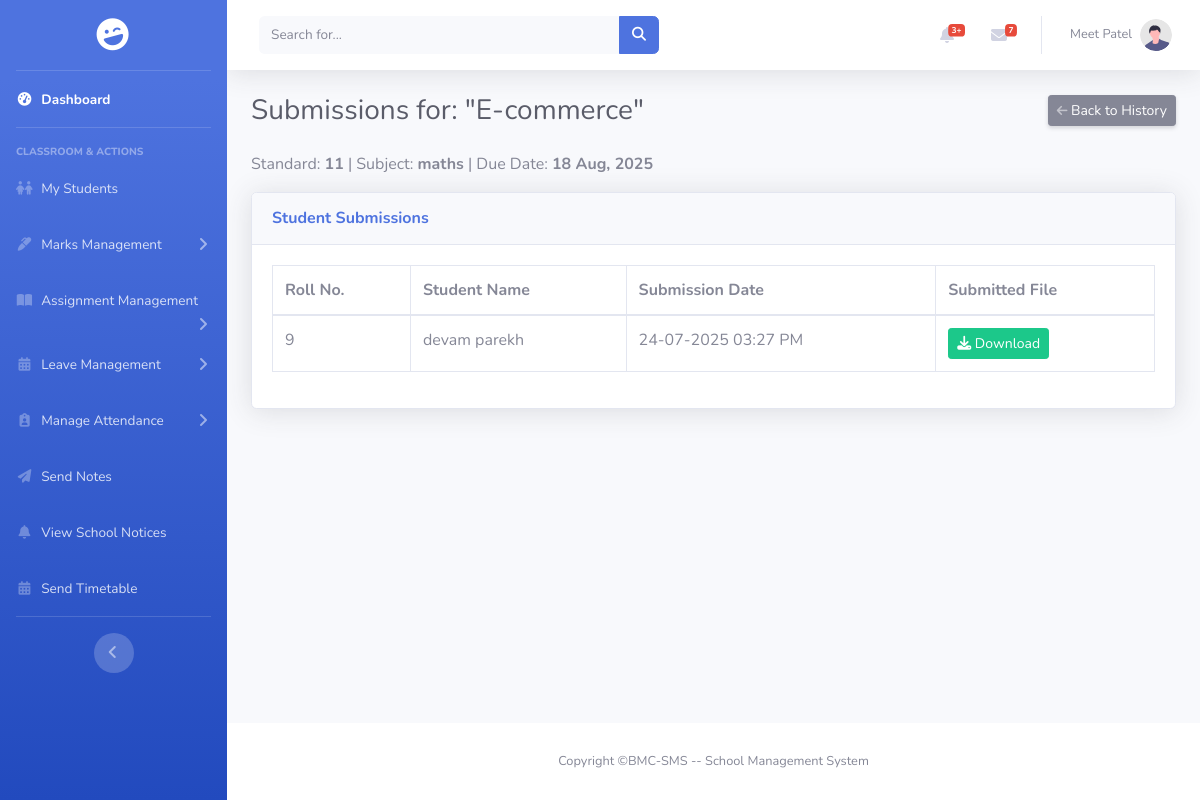
The app's page /pages/assignments/view_submissions.php?id=4 (signed in), older data.
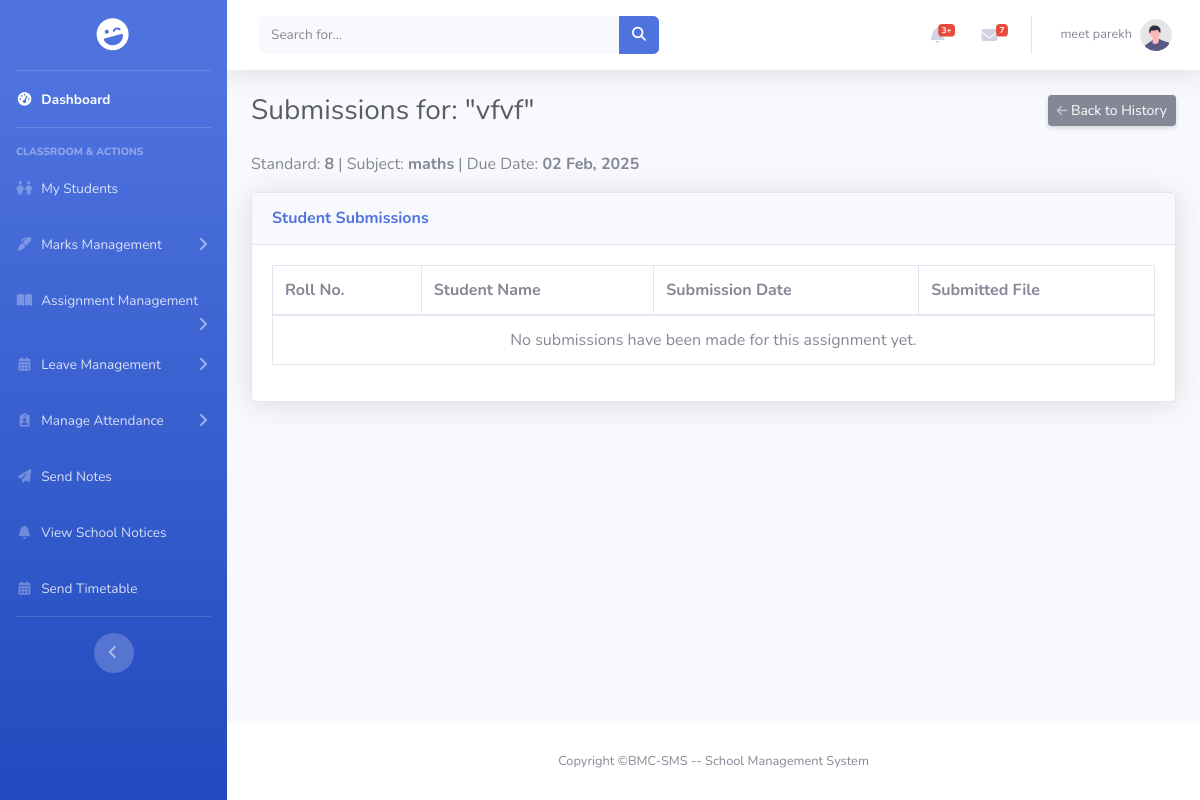
The same page, newer data.
### tables this page shows
CREATE TABLE `assignments` (
  `id` int(11) NOT NULL,
  `teacher_id` int(11) NOT NULL,
  `school_id` int(11) NOT NULL,
  `standard` varchar(50) NOT NULL,
  `subject` varchar(100) NOT NULL,
  `title` varchar(255) NOT NULL,
  `description` text NOT NULL,
  `file_path` varchar(255) DEFAULT NULL,
  `original_filename` varchar(255) DEFAULT NULL,
  `due_date` date DEFAULT NULL,
  `created_at` timestamp NOT NULL DEFAULT current_timestamp()
);

CREATE TABLE `assignment_submissions` (
  `id` int(11) NOT NULL,
  `assignment_id` int(11) NOT NULL,
  `student_id` int(11) NOT NULL,
  `file_path` varchar(255) NOT NULL,
  `original_filename` varchar(255) DEFAULT NULL,
  `status` varchar(50) NOT NULL DEFAULT 'Submitted',
  `submitted_at` timestamp NOT NULL DEFAULT current_timestamp()
);

CREATE TABLE `student` (
  `id` int(11) NOT NULL,
  `student_image` varchar(255) DEFAULT NULL,
  `student_name` varchar(50) DEFAULT NULL,
  `rollno` varchar(10) DEFAULT NULL,
  `std` varchar(4) DEFAULT NULL,
  `email` varchar(50) NOT NULL,
  `password` varchar(255) NOT NULL,
  `academic_year` varchar(9) DEFAULT NULL,
  `school_id` int(11) DEFAULT NULL,
  `dob` date DEFAULT NULL,
  `gender` enum('male','female','others') DEFAULT NULL,
  `blood_group` enum('a+','a-','b+','b-','ab+','ab-','o+','o-') DEFAULT NULL,
  `address` text DEFAULT NULL,
  `father_name` varchar(50) DEFAULT NULL,
  `father_phone` varchar(10) DEFAULT NULL,
  `mother_name` varchar(50) DEFAULT NULL,
  `mother_phone` varchar(10) DEFAULT NULL
);

### encryption.php (called while the page is built, shortened)
<?php
function decrypt_id($encrypted)
{
    return openssl_decrypt($encrypted, ENCRYPTION_METHOD, ENCRYPTION_KEY, 0, ENCRYPTION_IV);
}

### pages/assignments/view_submissions.php (the view, shortened to what the changed rows need)
<?php
include_once "../../encryption.php";
include_once "../../includes/connect.php";
$userId = null;
if (isset($_COOKIE['encrypted_user_id'])) {
    $userId = decrypt_id($_COOKIE['encrypted_user_id']);
}
$assignmentId = intval($_GET['id']);
$stmt = $conn->prepare("SELECT title, standard, subject, due_date FROM assignments WHERE id = ? AND teacher_id = ?");
$stmt->bind_param("ii", $assignmentId, $userId);
$stmt->execute();
$result = $stmt->get_result();
$assignment = $result->fetch_assoc();
$stmt_submissions = $conn->prepare("
    SELECT
        st.student_name,
        st.rollno,
        s.submitted_at,
        s.file_path,
        s.original_filename
    FROM assignment_submissions s
    JOIN student st ON s.student_id = st.id
    WHERE s.assignment_id = ?
    ORDER BY CAST(st.rollno AS UNSIGNED) ASC
");
$stmt_submissions->bind_param("i", $assignmentId);
$stmt_submissions->execute();
$result_submissions = $stmt_submissions->get_result();
$submissions = $result_submissions->fetch_all(MYSQLI_ASSOC);
?>
<!DOCTYPE html>
<html lang="en">
<head>
    <link href="../../assets/vendor/fontawesome-free/css/all.min.css" rel="stylesheet" type="text/css">
    <link href="../../assets/css/sb-admin-2.min.css" rel="stylesheet">
    <link rel="stylesheet" href="https://cdnjs.cloudflare.com/ajax/libs/font-awesome/6.5.2/css/all.min.css" />
    <link href="../../assets/vendor/datatables/dataTables.bootstrap4.min.css" rel="stylesheet">
    <link rel="stylesheet" href="../../assets/css/scrollbar_hidden.css">
    <link rel="stylesheet" href="../../assets/css/sidebar.css">
</head>
<body id="page-top">
    <div id="wrapper">
        <div id="content-wrapper" class="d-flex flex-column">
            <div id="content">
                <?php include '../../includes/header.php'; ?>
                <div class="container-fluid">
                    <div class="d-sm-flex align-items-center justify-content-between mb-4">
                        <h1 class="h3 mb-0 text-gray-800">Submissions for: "<?php echo htmlspecialchars($assignment['title']); ?>"</h1>
                        <a href="assignment_history.php" class="d-none d-sm-inline-block btn btn-sm btn-secondary shadow-sm">
                            <i class="fas fa-arrow-left fa-sm text-white-50"></i> Back to History
                        </a>
                    </div>
                    <p>Standard: <strong><?php echo htmlspecialchars($assignment['standard']); ?></strong> | Subject: <strong><?php echo htmlspecialchars($assignment['subject']); ?></strong> | Due Date: <strong><?php echo date("d M, Y", strtotime($assignment['due_date'])); ?></strong></p>
                    <div class="card shadow mb-4">
                        <div class="card-body">
                            <div class="table-responsive">
                                <table class="table table-bordered" id="dataTable" width="100%" cellspacing="0">
                                    <thead>
                                        <tr>
                                            <th>Roll No.</th>
                                            <th>Student Name</th>
                                            <th>Submission Date</th>
                                            <th>Submitted File</th>
                                        </tr>
                                    </thead>
                                    <tbody>
                                        <?php if (!empty($submissions)): ?>
                                            <?php foreach ($submissions as $sub): ?>
                                                <tr>
                                                    <td><?php echo htmlspecialchars($sub['rollno']); ?></td>
                                                    <td><?php echo htmlspecialchars($sub['student_name']); ?></td>
                                                    <td><?php echo date("d-m-Y h:i A", strtotime($sub['submitted_at'])); ?></td>
                                                    <td>
                                                        <?php if ($sub['file_path']): ?>
                                                            <a href="<?php echo htmlspecialchars($sub['file_path']); ?>" download="<?php echo htmlspecialchars($sub['original_filename']); ?>" class="btn btn-success btn-sm">
                                                                <i class="fas fa-download"></i> Download
                                                            </a>
                                                        <?php else: ?>
                                                            No file
                                                        <?php endif; ?>
                                                    </td>
                                                </tr>
                                            <?php endforeach; ?>
                                        <?php else: ?>
                                            <tr>
                                                <td colspan="4" class="text-center">No submissions have been made for this assignment yet.</td>
                                            </tr>
                                        <?php endif; ?>
                                    </tbody>
                                </table>
                            </div>
                        </div>
                    </div>
                </div>
            </div>
        </div>
    </div>
</body>
</html>

### includes/header.php (shortened to what the changed rows need)
<?php
include_once $_SERVER['DOCUMENT_ROOT'] . '/BMC-SMS/encryption.php';
$userName = 'Guest';
$userProfileImage = BASE_WEB_PATH . 'assets/images/undraw_profile.svg';
$isLoggedIn = false;
if (isset($_COOKIE['encrypted_user_role'])) {
    $isLoggedIn = true;
    $user_role = decrypt_id($_COOKIE['encrypted_user_role']);
    if ($user_role === 'bmc') {
        $userName = 'BMC Admin';
    } else {
        if (isset($_COOKIE['encrypted_user_name'])) {
            $userName = decrypt_id($_COOKIE['encrypted_user_name']);
        }
    }
}
?>
<nav class="navbar navbar-expand navbar-light bg-white topbar mb-4 static-top shadow">
    <ul class="navbar-nav ml-auto">
        <?php if ($isLoggedIn): ?>
            <li class="nav-item dropdown no-arrow">
                <a class="nav-link dropdown-toggle" href="#" id="userDropdown" role="button" data-toggle="dropdown"
                    aria-haspopup="true" aria-expanded="false">
                    <span class="mr-2 d-none d-lg-inline text-gray-600 small"><?php echo htmlspecialchars($userName); ?></span>
                    <img class="img-profile rounded-circle"
                        src="<?php echo htmlspecialchars($userProfileImage); ?>"
                        onerror="this.src='<?php echo BASE_WEB_PATH; ?>assets/images/undraw_profile.svg';"
                        alt="Profile"
                        style="width: 32px; height: 32px; object-fit: cover;">
                </a>
            </li>
        <?php endif; ?>
    </ul>
</nav>

Row changes from the older to the newer data that the page shows:
no longer on this page (row edited): assignment_submissions: student.rollno "9", student.student_name "devam parekh", submitted_at "24-07-2025 03:27 PM"
changed assignments "maths": title "E-commerce" → "vfvf"; standard "11" → "8"; due_date "18 Aug, 2025" → "02 Feb, 2025"
Text that changed along with them:
$userName: "Meet Patel" → "meet parekh"
text now shown: "No submissions have been made for this assignment yet."
